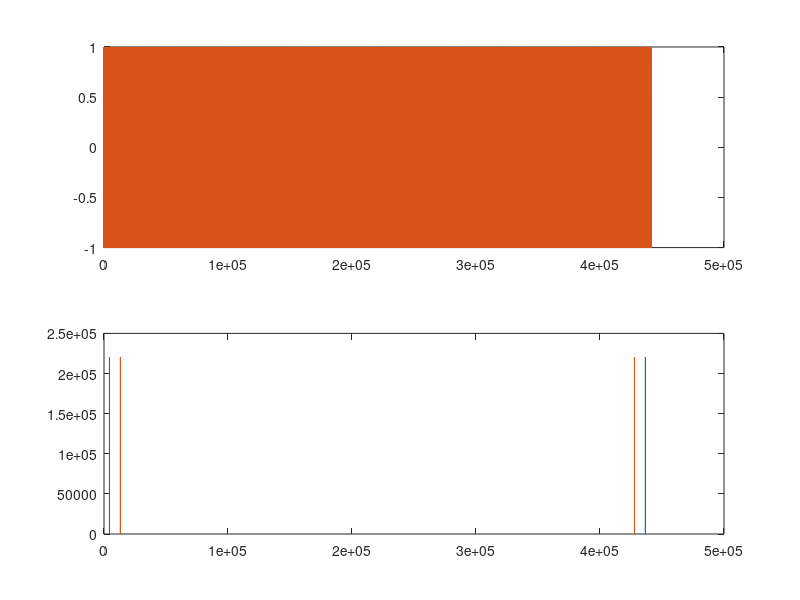

The MATLAB source for this figure: (Note: this script raises an error after producing the figure.)
filename = 'static/uploads/signal.wav'
Fsampling=44100;%frequency sampling = 44100Hz 
duration=10;%tone duration = 1s

Ftone1=440;%sound1 frequency = 440Hz 
Ftone2=1320;%sound1 frequency = 500Hz

left=sin([1:Fsampling*duration]*2*pi*Ftone1/Fsampling);%generate sound1 for 1s 
right=sin([1:Fsampling*duration]*2*pi*Ftone2/Fsampling);%generate sound1 for 1s
stereosnd = [left; right];
stereosnd = stereosnd';
f = abs(fft(stereosnd));
subplot(2,1,1);
plot(stereosnd);
subplot(2,1,2);
plot(f);
soundsc(stereosnd, Fsampling);
audiowrite(filename, stereosnd, Fsampling)